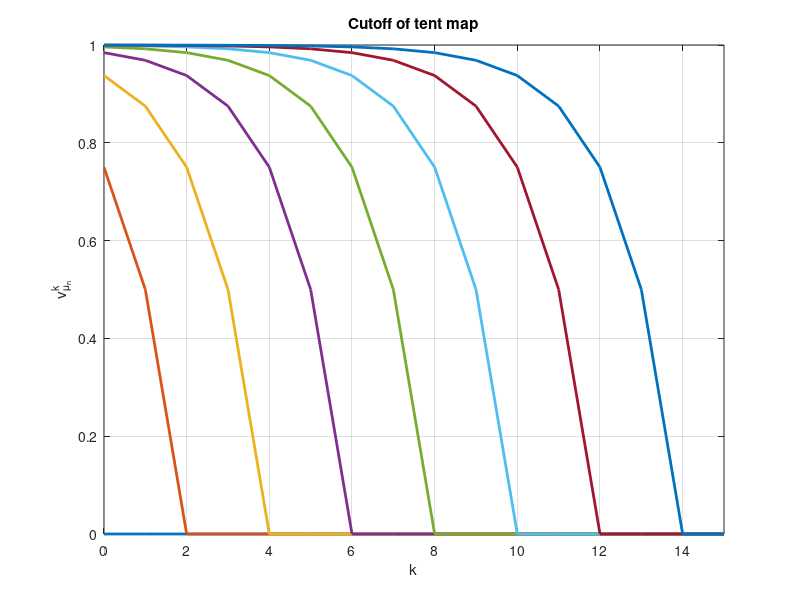

Recreate this plot in MATLAB.
%testnukn

close all
figure 
hold on

k = 0:15
nlist = 1:2:15

for i=1:length(nlist)
   n =nlist(i);
   h= plot(k,max(1-2.^(1+k-n),0));
   set(h,'linewidth',2)
end

grid on
box on
axis([0 15 0 1])
xlabel('k')
ylabel('\nu_{\mu_n}^k')
title('Cutoff of tent map')
